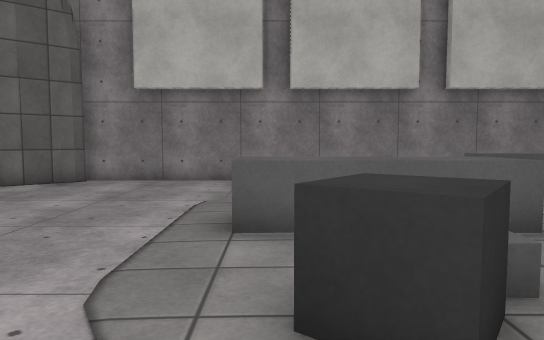
View 1 (above)

16 first-person views from a walk through a Unity game level. The camera is 1.2 m above the floor, tilts 4° down and sees 70° across. The floor is counted in squares, 1 m on a side. Each view is taken from the middle of a square. On the plan, view 1 faces up. The plan holds only what a view shows up to about 15 squares ahead; the rest is blank. The place goes on beyond the plan. Surface patterns are stand-ins for the level's own textures.

View 2
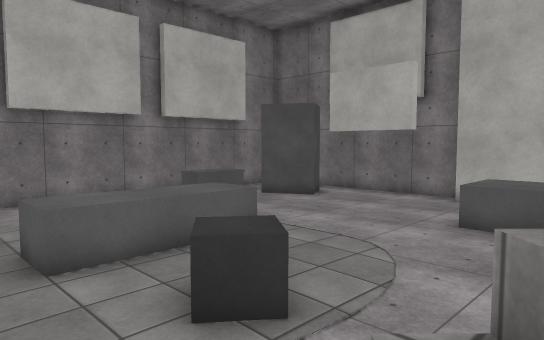

View 3
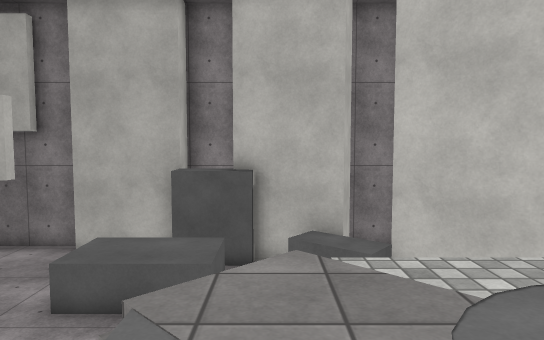

View 4
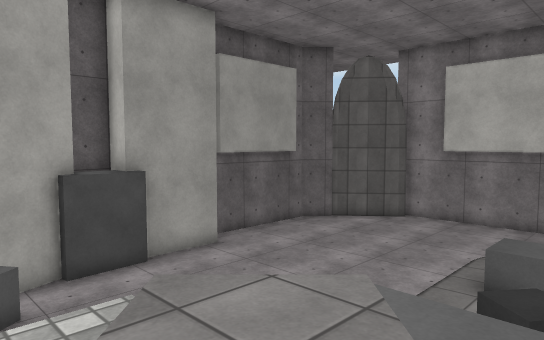

View 5
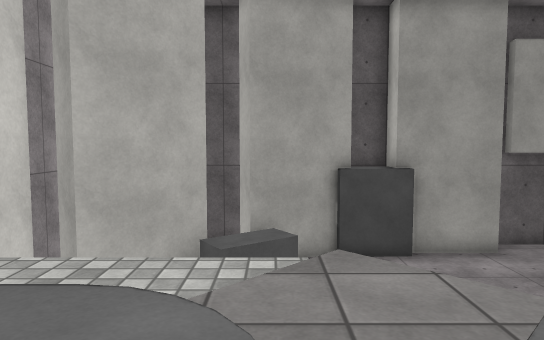

View 6
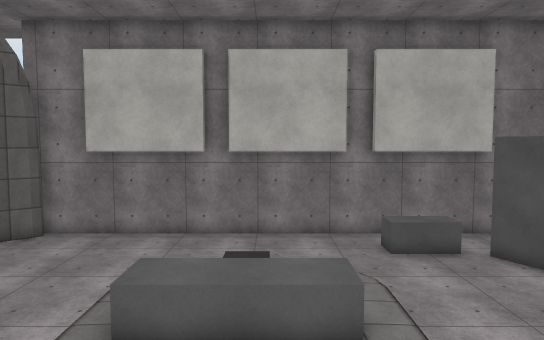

View 7
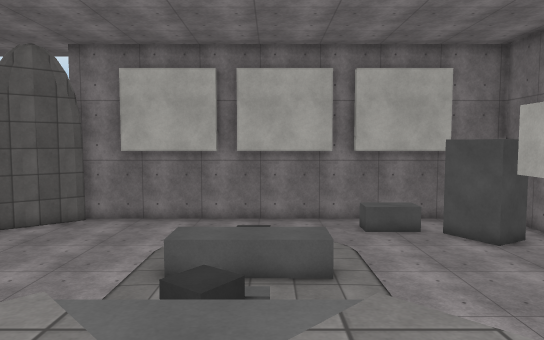

View 8
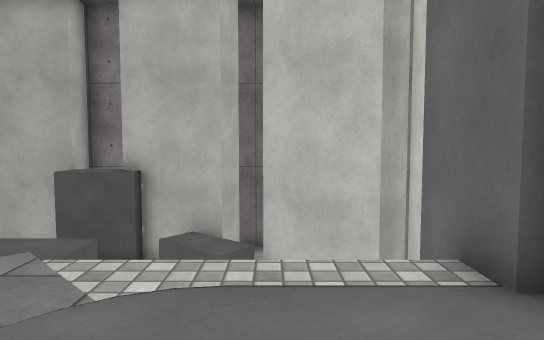

View 9
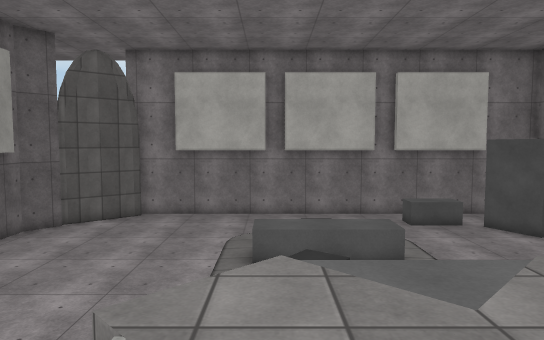

View 10
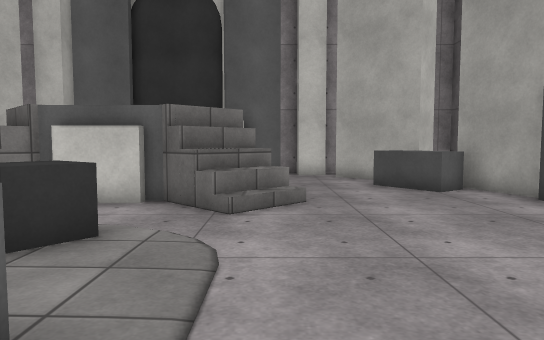

View 11
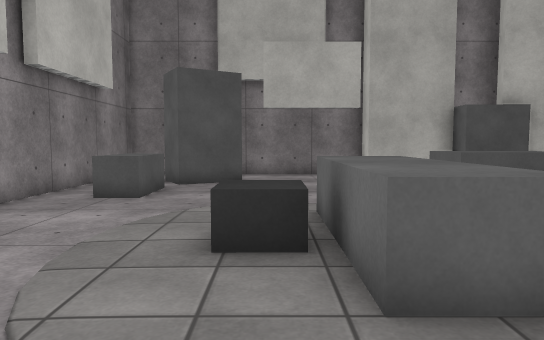

View 12
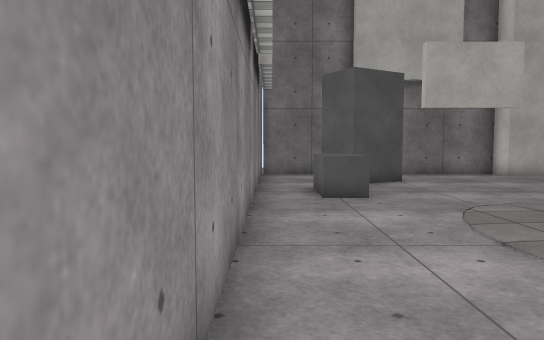

View 13
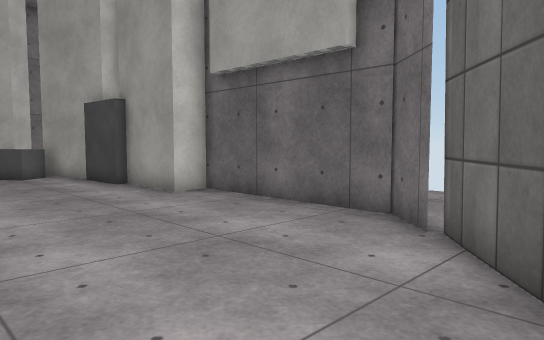

View 14
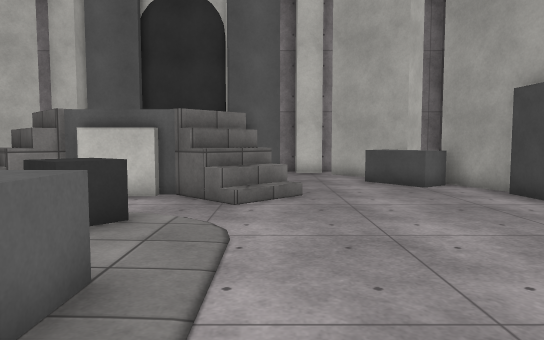

View 15
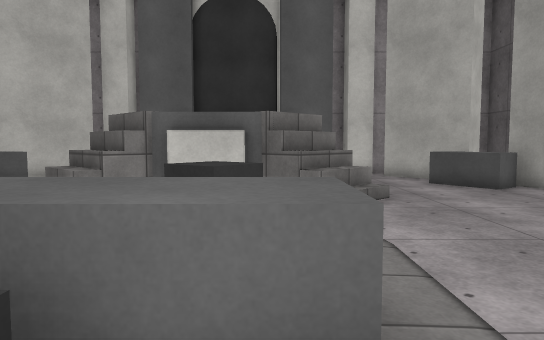

View 16
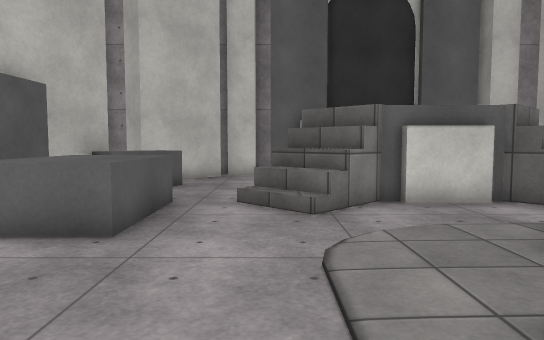

### Floor plan
Key: @ floor where view 1 was taken; # wall or solid block; . main floor; : floor 2 m higher than the main floor; / step, stairs or slope; = window, fence, low wall or low ledge; ^ raised ledge; v drop or lower ground; B block; C cube.
Columns run from 9 left of view 1 to 12 right of it. Each row starts with its distance up from view 1.
 13    ###################
 12   =#.................#
 11  ##............BB....#
 10 ##.............BBBB .#
  9 #.................BB.#
  8 #.........CC......B..#
  7 #.........CC.........#
  6 #........^^^^........#
  5 #........^^^^........#
  4 #....................#
  3 ##........C.........##
  2  #.......CC.....^^^ #
  1  #..............^^^ #
  0  B.....//@...//.^^^BB
 -1  B.....///#/#//..^^B
 -2  #.....v/::::/v..  #
 -3  ##B... .::::: ..BB#
 -4  ##BB.. .::::: ..BB#
 -5   ##... .::::: ...##
 -6    ##.. .  ::: ..###
 -7     ##############

Where each view was taken, in squares from view 1:
view 1: 0 up, 0 right, facing up
view 2: 1 down, 2 left, facing up-right
view 3: 2 down, 0 right, facing right
view 4: 4 down, 2 right, facing up-left
view 5: 3 down, 3 right, facing left
view 6: 1 down, 2 right, facing up
view 7: 4 down, 2 right, facing up
view 8: 5 down, 0 right, facing right
view 9: 5 down, 0 right, facing up
view 10: 7 up, 2 left, facing down
view 11: 7 up, 3 left, facing right
view 12: 12 up, 3 left, facing right
view 13: 12 up, 3 left, facing down-left
view 14: 8 up, 2 left, facing down
view 15: 8 up, 0 right, facing down
view 16: 7 up, 5 right, facing down
